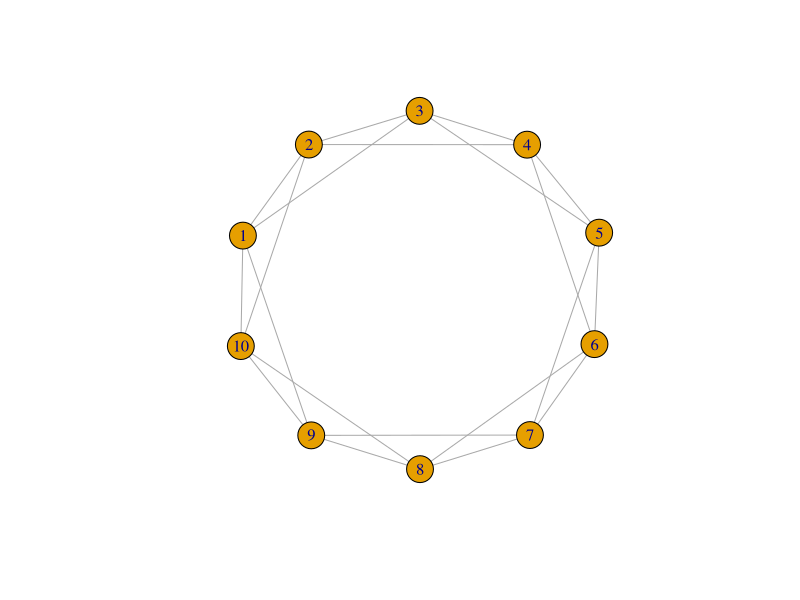
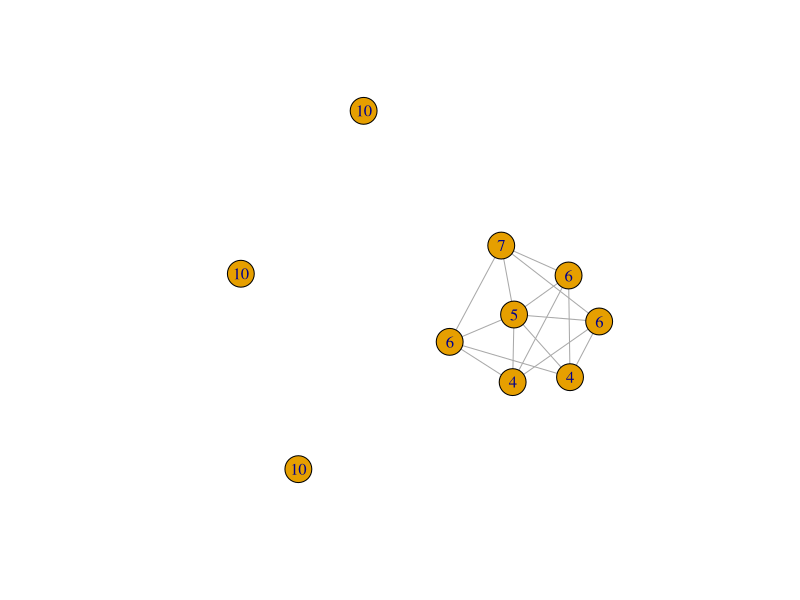
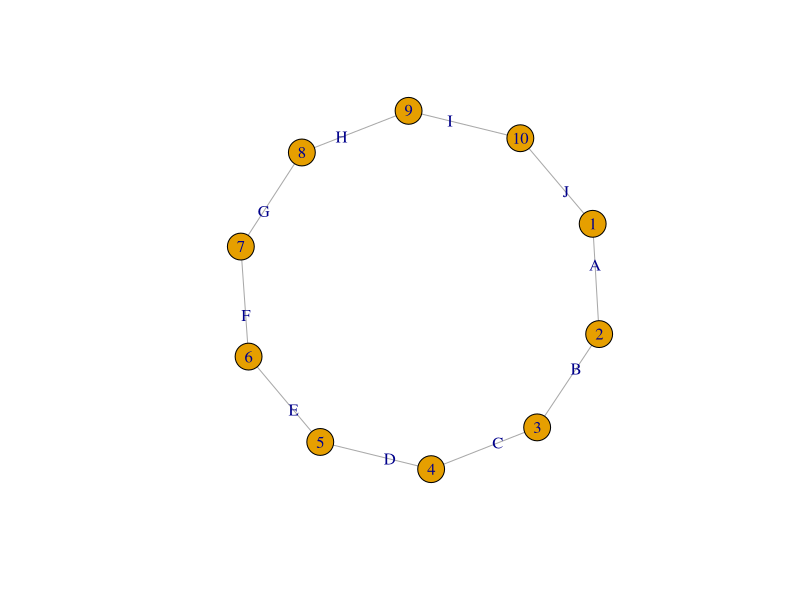
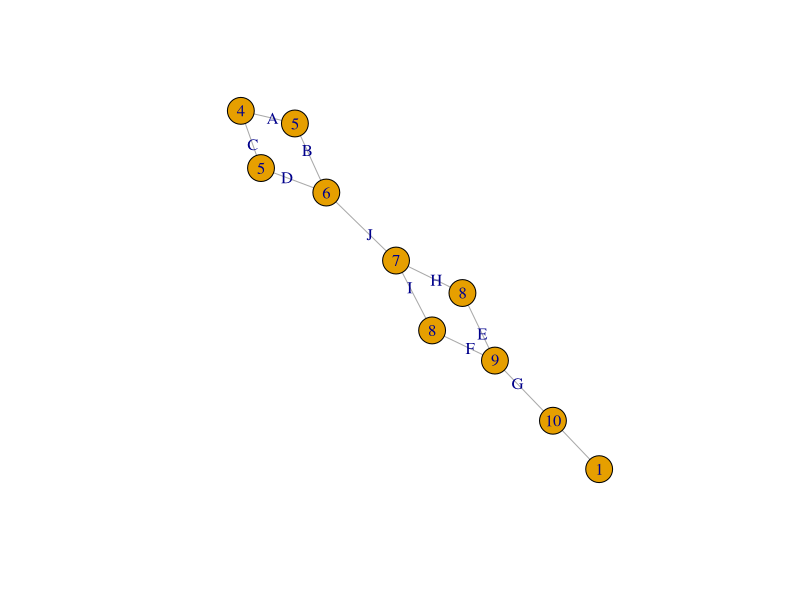

Write R code to recreate these figures, in order.
library(igraph)

# Vertex Bootstrapping

vboot <- function(g) {
  if (!is_igraph(g)) {
    stop("Object must be an igraph graph.")
  }

  gboot <- make_empty_graph(0, FALSE)
  n <- vcount(g)
  
  gboot <- gboot + vertices(sample(V(g), n, replace=TRUE))
  
  # If the edge exists in g, add it to gboot
  for(i in 1:n) {
    for(j in 1:n) {
      v1 <- V(gboot)[i]
      v2 <- V(gboot)[j]
      
      if (i!= j # No self-loops
          && !are_adjacent(gboot, v1, v2) # No multiple edges
          && are_adjacent(g, v1$name, v2$name)) {
        gboot <- add_edges(gboot, c(v1, v2))
      }
    }
  }
  
  # Transfer vertex attributes from g to gboot
  if (length(vertex_attr(g)) != 0) {
    v_attr <- vertex_attr_names(g)
    for(i in 1:length(V(gboot))) {
      v <- V(gboot)[i]
      for(j in 1:length(v_attr)) {
        v_attr_name <- v_attr[j]
        v_attr_value <- vertex_attr(g, v_attr_name, v$name)
        gboot <- set_vertex_attr(gboot, v_attr_name, v, v_attr_value)
      }
    }
  }
  
  # Transfer edge attributes from g to gboot
  if (length(edge_attr(g)) != 0) {
    e_attr <- edge_attr_names(g)
    for(i in 1:length(E(gboot))) {
      e <- E(gboot)[i]
      for(j in 1:length(e_attr)) {
        e_attr_name <- e_attr[j]
        e_attr_value <- edge_attr(g, e_attr_name)[match(e, E(g))]
        gboot <- set_edge_attr(gboot, e_attr_name, e, e_attr_value)
      }
    }
  }
  
  return(gboot)
}

# Tests
t <- make_lattice(length=10, dim=1, nei=2, circular = TRUE)
length(vertex_attr(t))
vt <- vboot(t)

length(E(t))
length(E(vt))

plot(t)
plot(vt, layout=layout_nicely(vt))

asdf <- make_ring(10) %>% 
  set_vertex_attr("label", value = LETTERS[1:10]) %>%
  set_vertex_attr("color", index=1, value="blue")
vasdf <- vboot(asdf)
vertex_attr(vasdf)
vertex_attr(asdf)

qwer <- make_ring(10) %>%
  set_edge_attr("label", value = LETTERS[1:10])
vqwer <- vboot(qwer)
plot(qwer)
plot(vqwer)
E(vqwer)
edge_attr(qwer)
edge_attr(vqwer)
